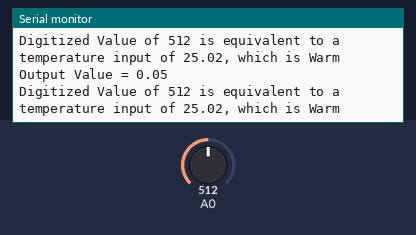
The program below on a simulated ESP8266 (Wemos D1 mini). Parts: the last lines printed to the serial monitor. Inputs (shaded band) come from the test bench; at power-on: A0 = 512.

Above: at 2.8 s.
2.9 s: A0 set to 716
At 5.3 s:
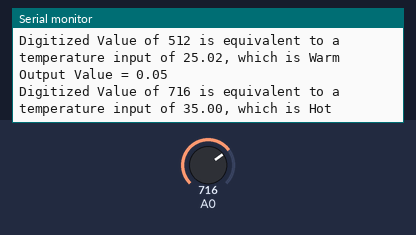
7.5 s: A0 set to 900
At 8.6 s:
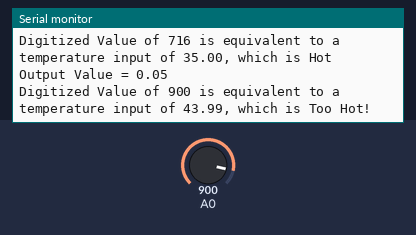
11.5 s: A0 set to 511
At 13.1 s:
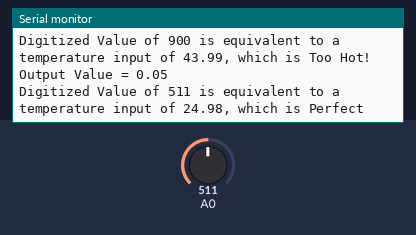
15.5 s: A0 set to 306
At 16.5 s:
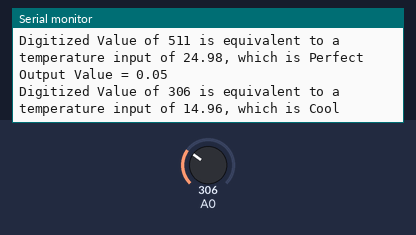
19.5 s: A0 set to 122
At 21.0 s:
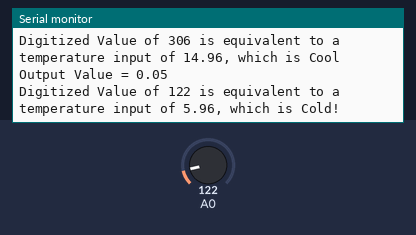

The program:

main.cpp
```cpp
#include <Arduino.h>

void setup() {
  // put your setup code here, to run once:
  // configure the USB serial monitor
  Serial.begin(115200);
}

void loop() {
  // put your main code here, to run repeatedly:
  int iVal;

  // read digitized value from the D1 Mini's A/D convertor
  iVal = analogRead(A0);

  // print value to the USB port
  double outputValue = 50.0/1023;
  float inputValue = iVal*outputValue;
  String judgement = "";
  if (inputValue<10){
    judgement = "Cold!";
  }
  else if (inputValue>10 && inputValue<15){
    judgement = "Cool";
  }
  else if (inputValue>15 && inputValue<25){
    judgement = "Perfect";
  }
  else if (inputValue>25 && inputValue<30){
    judgement = "Warm";
  }
  else if (inputValue>30 && inputValue<35){
    judgement = "Hot";
  }else{
    judgement = "Too Hot!";
  }
  Serial.println("Output Value = " + String(outputValue));
  //Serial.println("Digitized Value = " + String(iVal));
  //Serial.println("Digitized Value is equivalent to an Analog Voltage = " + String(inputValue)+"V");
  Serial.println("Digitized Value of " + String(iVal)+" is equivalent to a temperature input of " + String(inputValue) + ", which is " + judgement);
  // wait 0.5 seconds (500 ms)
  delay(2000);
}
```

Measured:
- after the input at 2.9 s, the serial monitor: prints a new line after 1.1 s (image 1)
- after the input at 7.5 s, the serial monitor: prints a new line after 0.52 s (image 2)
- after the input at 11.5 s, the serial monitor: prints a new line after 0.52 s (image 3)
- after the input at 15.5 s, the serial monitor: prints a new line after 0.53 s (image 4)
- after the input at 19.5 s, the serial monitor: prints a new line after 0.54 s (image 5)
